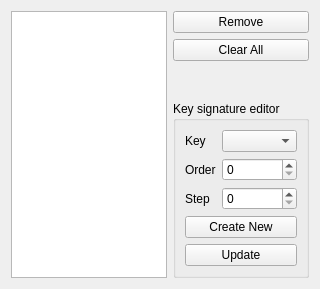
<?xml version="1.0" encoding="UTF-8"?>
<ui version="4.0">
 <class>KeySignatureManagerForm</class>
 <widget class="QWidget" name="KeySignatureManagerForm">
  <property name="geometry">
   <rect>
    <x>0</x>
    <y>0</y>
    <width>320</width>
    <height>289</height>
   </rect>
  </property>
  <property name="windowTitle">
   <string>Key Signature Manager</string>
  </property>
  <layout class="QGridLayout" name="gridLayout">
   <item row="2" column="1">
    <widget class="QGroupBox" name="editorGroupBox">
     <property name="title">
      <string>Key signature editor</string>
     </property>
     <layout class="QVBoxLayout" name="verticalLayout_3">
      <item>
       <layout class="QFormLayout" name="formLayout">
        <item row="0" column="0">
         <widget class="QLabel" name="keyLabel">
          <property name="text">
           <string>Key</string>
          </property>
         </widget>
        </item>
        <item row="0" column="1">
         <widget class="QComboBox" name="keyComboBox"/>
        </item>
        <item row="1" column="0">
         <widget class="QLabel" name="orderLabel">
          <property name="text">
           <string>Order</string>
          </property>
         </widget>
        </item>
        <item row="2" column="0">
         <widget class="QLabel" name="stepLabel">
          <property name="text">
           <string>Step</string>
          </property>
         </widget>
        </item>
        <item row="1" column="1">
         <widget class="QSpinBox" name="orderSpinBox"/>
        </item>
        <item row="2" column="1">
         <widget class="QSpinBox" name="stepSpinBox"/>
        </item>
       </layout>
      </item>
      <item>
       <widget class="QPushButton" name="createPushButton">
        <property name="text">
         <string>Create New</string>
        </property>
       </widget>
      </item>
      <item>
       <widget class="QPushButton" name="updatePushButton">
        <property name="text">
         <string>Update</string>
        </property>
       </widget>
      </item>
     </layout>
    </widget>
   </item>
   <item row="0" column="1">
    <layout class="QVBoxLayout" name="verticalLayout_2">
     <item>
      <widget class="QPushButton" name="removePushButton">
       <property name="text">
        <string>Remove</string>
       </property>
      </widget>
     </item>
     <item>
      <widget class="QPushButton" name="clearAllPushButton">
       <property name="text">
        <string>Clear All</string>
       </property>
      </widget>
     </item>
    </layout>
   </item>
   <item row="0" column="0" rowspan="3">
    <widget class="QListWidget" name="listWidget"/>
   </item>
   <item row="1" column="1">
    <spacer name="verticalSpacer">
     <property name="orientation">
      <enum>Qt::Vertical</enum>
     </property>
     <property name="sizeHint" stdset="0">
      <size>
       <width>20</width>
       <height>40</height>
      </size>
     </property>
    </spacer>
   </item>
  </layout>
 </widget>
 <tabstops>
  <tabstop>listWidget</tabstop>
  <tabstop>removePushButton</tabstop>
  <tabstop>clearAllPushButton</tabstop>
  <tabstop>keyComboBox</tabstop>
  <tabstop>orderSpinBox</tabstop>
  <tabstop>stepSpinBox</tabstop>
  <tabstop>createPushButton</tabstop>
  <tabstop>updatePushButton</tabstop>
 </tabstops>
 <resources/>
 <connections/>
</ui>
